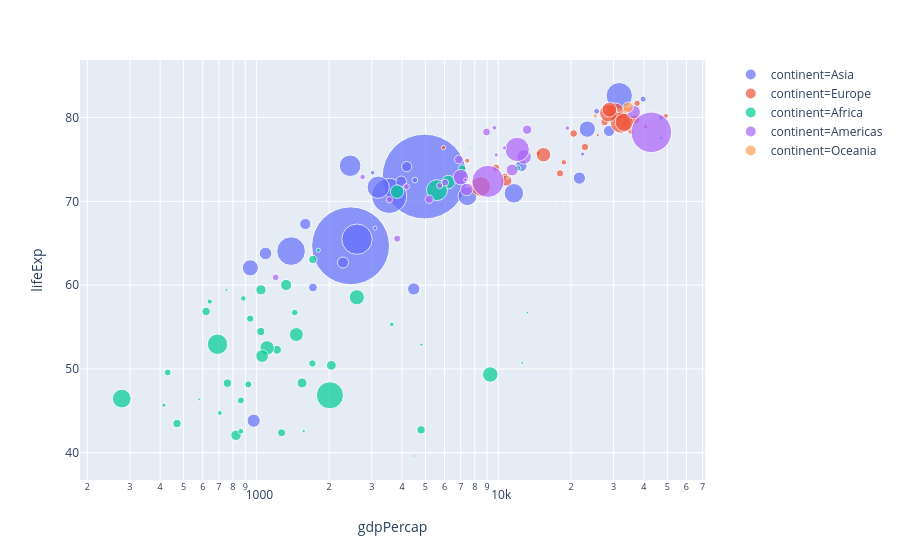

Notebook code cell kept with this figure:
### Code cell
fig = px.scatter(gapminder.query("year==2007"), x="gdpPercap", y="lifeExp", size="pop", color="continent",
           hover_name="country", log_x=True, size_max=60)
fig.show()

### Figure 1 — Plotly figure (JSON) as saved in the notebook; plotly's stock layout.template omitted (floating-point values rounded to 4 significant figures)
{"data": [{"hoverlabel": {"namelength": 0}, "hovertemplate": "<b>%{hovertext}</b><br><br>continent=Asia<br>gdpPercap=%{x}<br>lifeExp=%{y}<br>pop=%{marker.size}", "hovertext": ["Afghanistan", "Bahrain", "Bangladesh", "Cambodia", "China", "Hong Kong, China", "India", "Indonesia", "Iran", "Iraq", "Israel", "Japan", "Jordan", "Korea, Dem. Rep.", "Korea, Rep.", "Kuwait", "Lebanon", "Malaysia", "Mongolia", "Myanmar", "Nepal", "Oman", "Pakistan", "Philippines", "Saudi Arabia", "Singapore", "Sri Lanka", "Syria", "Taiwan", "Thailand", "Vietnam", "West Bank and Gaza", "Yemen, Rep."], "legendgroup": "continent=Asia", "marker": {"color": "#636efa", "size": [31889923, 708573, 150448339, 14131858, 1318683096, 6980412, 1110396331, 223547000, 69453570, 27499638, 6426679, 127467972, 6053193, 23301725, 49044790, 2505559, 3921278, 24821286, 2874127, 47761980, 28901790, 3204897, 169270617, 91077287, 27601038, 4553009, 20378239, 19314747, 23174294, 65068149, 85262356, 4018332, 22211743], "sizemode": "area", "sizeref": 366300.0, "symbol": "circle"}, "mode": "markers", "name": "continent=Asia", "showlegend": true, "type": "scatter", "x": [974.6, 29800.0, 1391.0, 1714.0, 4959.0, 39720.0, 2452.0, 3541.0, 11610.0, 4471.0, 25520.0, 31660.0, 4519.0, 1593.0, 23350.0, 47310.0, 10460.0, 12450.0, 3096.0, 944, 1091.0, 22320.0, 2606.0, 3190.0, 21650.0, 47140.0, 3970.0, 4185.0, 28720.0, 7458.0, 2442.0, 3025.0, 2281.0], "xaxis": "x", "y": [43.83, 75.64, 64.06, 59.72, 72.96, 82.21, 64.7, 70.65, 70.96, 59.55, 80.75, 82.6, 72.53, 67.3, 78.62, 77.59, 71.99, 74.24, 66.8, 62.07, 63.78, 75.64, 65.48, 71.69, 72.78, 79.97, 72.4, 74.14, 78.4, 70.62, 74.25, 73.42, 62.7], "yaxis": "y"}, {"hoverlabel": {"namelength": 0}, "hovertemplate": "<b>%{hovertext}</b><br><br>continent=Europe<br>gdpPercap=%{x}<br>lifeExp=%{y}<br>pop=%{marker.size}", "hovertext": ["Albania", "Austria", "Belgium", "Bosnia and Herzegovina", "Bulgaria", "Croatia", "Czech Republic", "Denmark", "Finland", "France", "Germany", "Greece", "Hungary", "Iceland", "Ireland", "Italy", "Montenegro", "Netherlands", "Norway", "Poland", "Portugal", "Romania", "Serbia", "Slovak Republic", "Slovenia", "Spain", "Sweden", "Switzerland", "Turkey", "United Kingdom"], "legendgroup": "continent=Europe", "marker": {"color": "#EF553B", "size": [3600523, 8199783, 10392226, 4552198, 7322858, 4493312, 10228744, 5468120, 5238460, 61083916, 82400996, 10706290, 9956108, 301931, 4109086, 58147733, 684736, 16570613, 4627926, 38518241, 10642836, 22276056, 10150265, 5447502, 2009245, 40448191, 9031088, 7554661, 71158647, 60776238], "sizemode": "area", "sizeref": 366300.0, "symbol": "circle"}, "mode": "markers", "name": "continent=Europe", "showlegend": true, "type": "scatter", "x": [5937.0, 36130.0, 33690.0, 7446.0, 10680.0, 14620.0, 22830.0, 35280.0, 33210.0, 30470.0, 32170.0, 27540.0, 18010.0, 36180.0, 40680.0, 28570.0, 9254.0, 36800.0, 49360.0, 15390.0, 20510.0, 10810.0, 9787.0, 18680.0, 25770.0, 28820.0, 33860.0, 37510.0, 8458.0, 33200.0], "xaxis": "x", "y": [76.42, 79.83, 79.44, 74.85, 73.0, 75.75, 76.49, 78.33, 79.31, 80.66, 79.41, 79.48, 73.34, 81.76, 78.89, 80.55, 74.54, 79.76, 80.2, 75.56, 78.1, 72.48, 74.0, 74.66, 77.93, 80.94, 80.88, 81.7, 71.78, 79.42], "yaxis": "y"}, {"hoverlabel": {"namelength": 0}, "hovertemplate": "<b>%{hovertext}</b><br><br>continent=Africa<br>gdpPercap=%{x}<br>lifeExp=%{y}<br>pop=%{marker.size}", "hovertext": ["Algeria", "Angola", "Benin", "Botswana", "Burkina Faso", "Burundi", "Cameroon", "Central African Republic", "Chad", "Comoros", "Congo, Dem. Rep.", "Congo, Rep.", "Cote d'Ivoire", "Djibouti", "Egypt", "Equatorial Guinea", "Eritrea", "Ethiopia", "Gabon", "Gambia", "Ghana", "Guinea", "Guinea-Bissau", "Kenya", "Lesotho", "Liberia", "Libya", "Madagascar", "Malawi", "Mali", "Mauritania", "Mauritius", "Morocco", "Mozambique", "Namibia", "Niger", "Nigeria", "Reunion", "Rwanda", "Sao Tome and Principe", "Senegal", "Sierra Leone", "Somalia", "South Africa", "Sudan", "Swaziland", "Tanzania", "Togo", "Tunisia", "Uganda", "Zambia", "Zimbabwe"], "legendgroup": "continent=Africa", "marker": {"color": "#00cc96", "size": [33333216, 12420476, 8078314, 1639131, 14326203, 8390505, 17696293, 4369038, 10238807, 710960, 64606759, 3800610, 18013409, 496374, 80264543, 551201, 4906585, 76511887, 1454867, 1688359, 22873338, 9947814, 1472041, 35610177, 2012649, 3193942, 6036914, 19167654, 13327079, 12031795, 3270065, 1250882, 33757175, 19951656, 2055080, 12894865, 135031164, 798094, 8860588, 199579, 12267493, 6144562, 9118773, 43997828, 42292929, 1133066, 38139640, 5701579, 10276158, 29170398, 11746035, 12311143], "sizemode": "area", "sizeref": 366300.0, "symbol": "circle"}, "mode": "markers", "name": "continent=Africa", "showlegend": true, "type": "scatter", "x": [6223.0, 4797.0, 1441.0, 12570.0, 1217.0, 430.1, 2042.0, 706.0, 1704.0, 986.1, 277.6, 3633.0, 1545.0, 2082.0, 5581.0, 12150.0, 641.4, 690.8, 13210.0, 752.7, 1328.0, 942.7, 579.2, 1463.0, 1569.0, 414.5, 12060.0, 1045.0, 759.3, 1043.0, 1803.0, 10960.0, 3820.0, 823.7, 4811.0, 619.7, 2014.0, 7670.0, 863.1, 1598.0, 1712.0, 862.5, 926.1, 9270.0, 2602.0, 4513.0, 1107.0, 883.0, 7093.0, 1056.0, 1271.0, 469.7], "xaxis": "x", "y": [72.3, 42.73, 56.73, 50.73, 52.3, 49.58, 50.43, 44.74, 50.65, 65.15, 46.46, 55.32, 48.33, 54.79, 71.34, 51.58, 58.04, 52.95, 56.73, 59.45, 60.02, 56.01, 46.39, 54.11, 42.59, 45.68, 73.95, 59.44, 48.3, 54.47, 64.16, 72.8, 71.16, 42.08, 52.91, 56.87, 46.86, 76.44, 46.24, 65.53, 63.06, 42.57, 48.16, 49.34, 58.56, 39.61, 52.52, 58.42, 73.92, 51.54, 42.38, 43.49], "yaxis": "y"}, {"hoverlabel": {"namelength": 0}, "hovertemplate": "<b>%{hovertext}</b><br><br>continent=Americas<br>gdpPercap=%{x}<br>lifeExp=%{y}<br>pop=%{marker.size}", "hovertext": ["Argentina", "Bolivia", "Brazil", "Canada", "Chile", "Colombia", "Costa Rica", "Cuba", "Dominican Republic", "Ecuador", "El Salvador", "Guatemala", "Haiti", "Honduras", "Jamaica", "Mexico", "Nicaragua", "Panama", "Paraguay", "Peru", "Puerto Rico", "Trinidad and Tobago", "United States", "Uruguay", "Venezuela"], "legendgroup": "continent=Americas", "marker": {"color": "#ab63fa", "size": [40301927, 9119152, 190010647, 33390141, 16284741, 44227550, 4133884, 11416987, 9319622, 13755680, 6939688, 12572928, 8502814, 7483763, 2780132, 108700891, 5675356, 3242173, 6667147, 28674757, 3942491, 1056608, 301139947, 3447496, 26084662], "sizemode": "area", "sizeref": 366300.0, "symbol": "circle"}, "mode": "markers", "name": "continent=Americas", "showlegend": true, "type": "scatter", "x": [12780.0, 3822.0, 9066.0, 36320.0, 13170.0, 7007.0, 9645.0, 8948.0, 6025.0, 6873.0, 5728.0, 5186.0, 1202.0, 3548.0, 7321.0, 11980.0, 2749.0, 9809.0, 4173.0, 7409.0, 19330.0, 18010.0, 42950.0, 10610.0, 11420.0], "xaxis": "x", "y": [75.32, 65.55, 72.39, 80.65, 78.55, 72.89, 78.78, 78.27, 72.23, 74.99, 71.88, 70.26, 60.92, 70.2, 72.57, 76.19, 72.9, 75.54, 71.75, 71.42, 78.75, 69.82, 78.24, 76.38, 73.75], "yaxis": "y"}, {"hoverlabel": {"namelength": 0}, "hovertemplate": "<b>%{hovertext}</b><br><br>continent=Oceania<br>gdpPercap=%{x}<br>lifeExp=%{y}<br>pop=%{marker.size}", "hovertext": ["Australia", "New Zealand"], "legendgroup": "continent=Oceania", "marker": {"color": "#FFA15A", "size": [20434176, 4115771], "sizemode": "area", "sizeref": 366300.0, "symbol": "circle"}, "mode": "markers", "name": "continent=Oceania", "showlegend": true, "type": "scatter", "x": [34440.0, 25190.0], "xaxis": "x", "y": [81.23, 80.2], "yaxis": "y"}], "layout": {"autosize": true, "legend": {"itemsizing": "constant", "tracegroupgap": 0}, "margin": {"t": 60}, "xaxis": {"anchor": "y", "autorange": true, "domain": [0, 0.98], "range": [2.273, 4.852], "title": {"text": "gdpPercap"}, "type": "log"}, "yaxis": {"anchor": "x", "autorange": true, "domain": [0, 1], "range": [36.79, 86.7], "title": {"text": "lifeExp"}, "type": "linear"}}}
